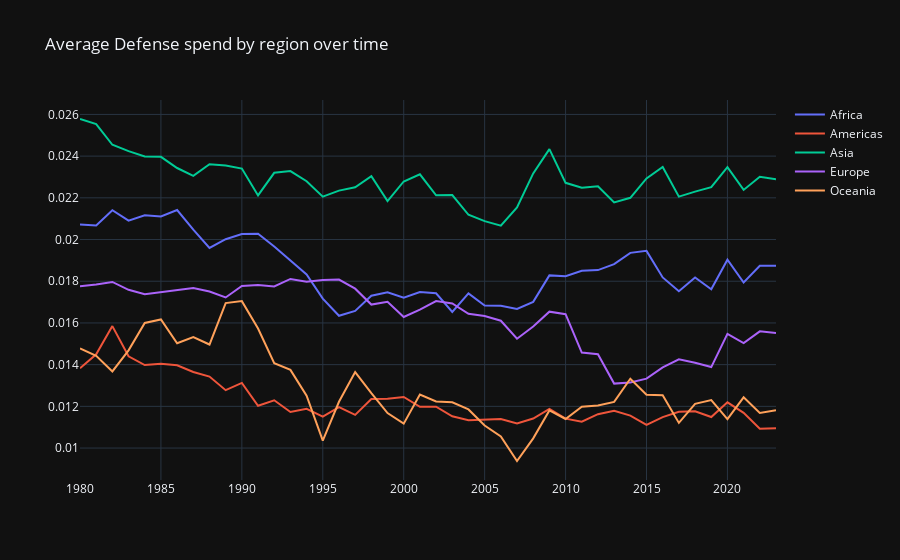

Notebook cell for this chart:
### Code cell
fig = go.Figure()

for region, data in defense_region.groupby('region'):

    # Manage outliers and missing values before continuing.
    data_cleaned = manage_outliers(data, 'value_pct_national_income').dropna(subset='value_pct_national_income')
    subset = data_cleaned.groupby('year')['value_pct_national_income'].mean()

    fig.add_trace(
        go.Scatter(
            x=subset.index,
            y=subset.values,
            name=region
        )
    )

    fig.update_layout(
        title="Average Defense spend by region over time"
    )

fig.show()
